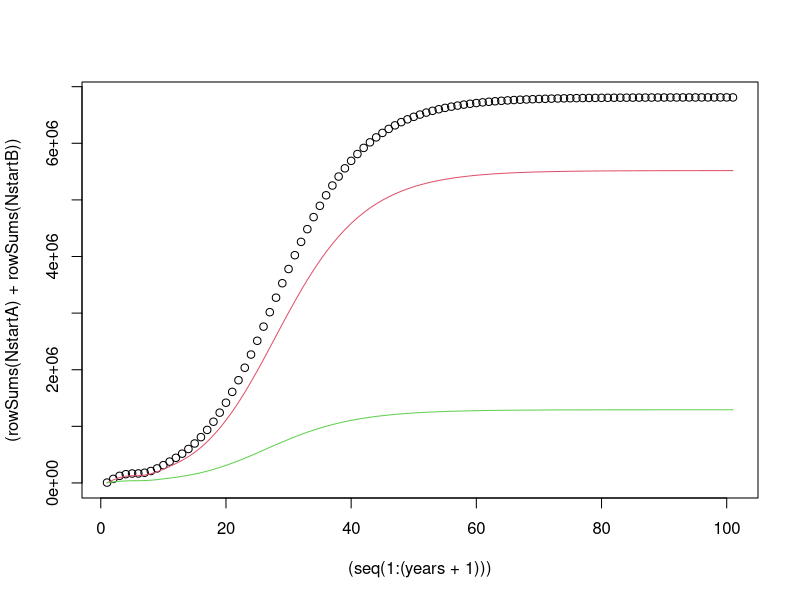

Write R code to recreate this figure.
#Two-patch certification model
#patch A is open access
#patch B is NTZ

#######################
#model input parameters
#######################


B<-.1776			#percent of fish habitat in NTZ
A<-(1-B)			#percent of fish habitat in open access (out of fishery/range??)


Fmort<-.05                      #instantanious fishing mortality
#u<-1-exp(-Fmort)               #harvest rate in open access (iff equal pressure applied by fleet)
u<-0.0558                       #actual harvest rate
x<-30		     	   	         #maximum age considered
am<-4		    		           #age at maturity
af<-7                      #age enter fishery
v<-c(rep(0,af),rep(1,(x+1-af))) #vector of vulnerability at age 
im<-.25                     #instantanious natural mortality
m<-1-exp(-im)
surv<-c(1,rep((1-m),x))		     	 #vector of survival at age
f<-c(rep(0,am),rep(1,x+1-am))	 #vector of fecundity at age

Linf<-83.86                 #B-H parameter, asymptotic length
kpar<-0.068                 #B-H parameter growth rate
t0par<-0                    #B-H parameter, size at first settlement
age<-seq(0,x,1)             #vector of ages considered
len<-Linf*(1-exp(-kpar*(age-t0par)))   #vector of lengths

wtpar1<-.000026935         #weight at length parameter
wtpar2<-2.857              #weight at length parameter
wt<-wtpar1*len^wtpar2       #vector of mass at age

disp_ab<-.2275                #percentage larvae dispersing from A to B
disp_ba<-.7654               #percentage larvae dispersing from B to A
alpha1<-NA                  #BH parameter pre-dispersal
alpha2<-4.565334                  #BH parameter pre-dispersal 
beta1<-NA                   #BH parameter post-dispersal
beta2<-.00000298                  #BH parameter post-dispersal
m_ab<-0                   #pre-harvest movement from A to B
m_ba<-0                   #pre-harvest movement from B to A
n_ab<-0                   #post-harvest movement from A to B
n_ba<-0                   #post-harvest movement from B to A



#######################
#simulation parameters
#######################

years<-100			           #number of simulated years
Ninit<-100
initAbun<-rep(Ninit,x+1)		 #initial number of 


NstartA<-matrix(NA,nrow=years+1,ncol=x+1)
NstartA[1,]<-initAbun
NfishedA<-matrix(NA,nrow=years,ncol=x+1)
NsurvivedA<-matrix(NA,nrow=years,ncol=x+1)
NmovedA<-matrix(NA,nrow=years,ncol=x+1)


Eggs_A<-NA
Rec_pre_A<-NA
Rec_post_A<-NA
Settle_A<-NA

NstartB<-matrix(NA,nrow=years+1,ncol=x+1)
NstartB[1,]<-initAbun
NfishedB<-matrix(NA,nrow=years,ncol=x+1)
NsurvivedB<-matrix(NA,nrow=years,ncol=x+1)
NmovedB<-matrix(NA,nrow=years,ncol=x+1)

Eggs_B<-NA
Rec_pre_B<-NA
Rec_post_B<-NA
Settle_B<-NA

tempAgeA<-NA
tempAgeB<-NA
CatchAN<-NA               #catch in numbers
CatchAB<-NA               #catch in biomass

#######################
#SIMULATION
#######################

#sim<-function(param1,param2,u){

#loop over each year

for(y in 1:years){


	 
   
   #Produce Eggs
	 Eggs_A[y]=sum(f*NstartA[y,]*wt)    #f=0 until maturity, recruits and young don't produce eggs
	 Eggs_B[y]=sum(f*NstartB[y,]*wt)
	
	
	 #pre-dispersal density dependence IGNORE FOR FIRST ROUND
	 Rec_pre_A[y]=Eggs_A[y]
	 Rec_pre_B[y]=Eggs_B[y]
	
	 #Settlement
	 Settle_A[y]=Rec_pre_A[y]*(1-disp_ab)+Rec_pre_B[y]*disp_ba
   Settle_B[y]=Rec_pre_B[y]*(1-disp_ba)+Rec_pre_A[y]*disp_ab
	
	 #post-dispersal density dependence
	 Rec_post_A[y]=(alpha2*Settle_A[y])/(1+beta2*(1/A)*Settle_A[y])
	 Rec_post_B[y]=(alpha2*Settle_B[y])/(1+beta2*(1/B)*Settle_B[y])
	
   #Fish the fish
   NfishedA[y,]<-NstartA[y,]-NstartA[y,]*u*v
   CatchAN[y]<-sum(NstartA[y,]*u*v)
   CatchAB[y]<-sum(NstartA[y,]*u*v*wt)
   NfishedB[y,]<-NstartB[y,]
   
   
   #Survival
   NsurvivedA[y,]<-NfishedA[y,]*surv
   NsurvivedB[y,]<-NfishedB[y,]*surv
   
   #Move fish
   NmovedA[y,1]<-NsurvivedA[y,1]
	 NmovedA[y,2:(x+1)]=NsurvivedA[y,2:(x+1)]*(1-m_ab)+NsurvivedB[y,2:(x+1)]*m_ba
   NmovedB[y,1]<-NsurvivedB[y,1]
   NmovedB[y,2:(x+1)]=NsurvivedB[y,2:(x+1)]*(1-m_ba)+NsurvivedA[y,2:(x+1)]*m_ab
  

   #Age the fish
   NstartA[y+1,1]<-Rec_post_A[y]
   NstartA[y+1,x+1]<-NmovedA[y,x]+NmovedA[y,x+1]
   NstartA[y+1,2:x]<-NmovedA[y,1:(x-1)]

   NstartB[y+1,1]<-Rec_post_B[y]
   NstartB[y+1,x+1]<-NmovedB[y,x]+NmovedB[y,x+1]
   NstartB[y+1,2:x]<-NmovedB[y,1:(x-1)]
   
   Biomass<-sum(NstartA[y+1,(am+1):(x+1)]*wt[(am+1):(x+1)])+sum(NstartB[y+1,(am+1):(x+1)]*wt[(am+1):(x+1)])
   CR<-alpha2/((Rec_post_A[y]+Rec_post_B[y])/Biomass)
   
}
    plot((seq(1:(years+1))),(rowSums(NstartA)+rowSums(NstartB)))
     lines((seq(1:(years+1))),(rowSums(NstartA)),col=2)
  lines((seq(1:(years+1))),(rowSums(NstartB)),col=3)
#    print(Biomass)
#    priagxxnt(CR)
#    minopt<-((Biomass-1000000)^2+(CR-4)^6)
#    return(minopt)
#    
#    }
#    
     #optim(c(4,.000002),sim)

